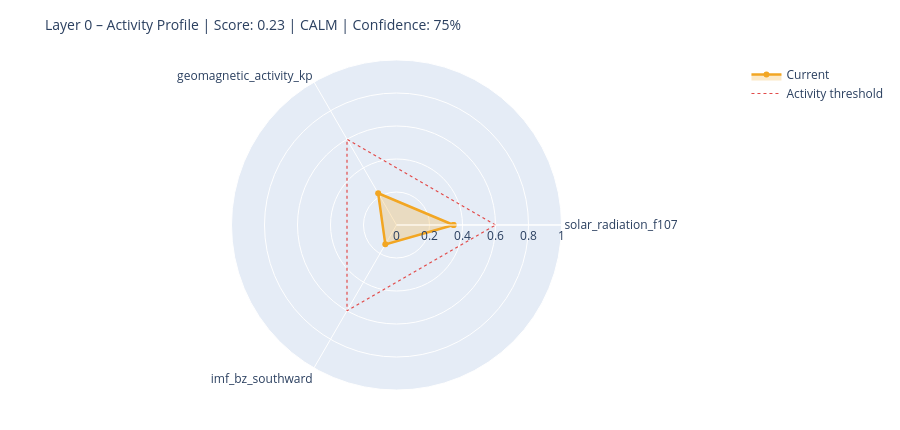

Source (notebook cell):
### Markdown cell above
---
## 6. State Assessment & Handoff to Layer 1

### Code cell
# ============================================================
# STEP 1 – Collect raw values with source modes
# Mode: 'primary' | 'fallback_3h' | 'last_valid' | 'missing'
# ============================================================

def safe_last(df, col):
    if df is None or col not in df.columns: return None
    s = df[col].dropna()
    return float(s.iloc[-1]) if not s.empty else None

f107_now = safe_last(df_f107, 'f10.7')
bz_now   = safe_last(df_mag,  'bz_gsm')
kp_now   = safe_last(df_kp,   'kp')
sw_now   = safe_last(df_sw,   'speed')

source_modes = {
    'F10.7':    'primary'  if f107_now is not None else 'missing',
    'Kp':       'primary'  if kp_now   is not None else 'missing',
    'IMF_Bz':   'primary'  if bz_now   is not None else 'missing',
    'SW_speed': 'primary'  if sw_now   is not None else 'missing',
}

# Kp Fallback – 3h endpoint
if kp_now is None:
    try:
        r = requests.get(
            'https://services.swpc.noaa.gov/json/noaa-planetary-k-index.json',
            timeout=10)
        r.raise_for_status()
        fb = pd.DataFrame(r.json())
        tc = next((c for c in fb.columns if 'time' in c.lower()), fb.columns[0])
        kc = next((c for c in fb.columns if 'kp' in c.lower() and c != tc), None)
        if kc:
            fb[kc] = fb[kc].astype(str).str.extract(r'([0-9]+(?:\.[0-9]*)?)')[0]
            fb[kc] = pd.to_numeric(fb[kc], errors='coerce')
            fb = fb[fb[kc] >= 0].dropna(subset=[kc])
            if not fb.empty:
                kp_now = float(fb[kc].iloc[-1])
                source_modes['Kp'] = 'fallback_3h'
                print(f'  Kp fallback (3h): {kp_now:.1f}')
    except Exception as e:
        print(f'  Kp fallback failed: {e}')

# Solar Wind Fallback – last valid value
if sw_now is None and df_sw is not None and 'speed' in df_sw.columns:
    s = df_sw['speed'].dropna()
    if not s.empty:
        sw_now = float(s.iloc[-1])
        source_modes['SW_speed'] = 'last_valid'
        print(f'  SW fallback (last_valid): {sw_now:.0f} km/s')

print()
print('Source modes:', source_modes)

# ============================================================
# STEP 2 – Score from available components only
# ============================================================

def norm(v, lo, hi):
    if v is None: return None
    return max(0.0, min(1.0, (v - lo) / (hi - lo)))

COMPONENTS = {
    'solar_radiation_f107':    (f107_now, norm(f107_now, 60, 250)),
    'geomagnetic_activity_kp': (kp_now,   norm(kp_now,   0,   9)),
    'imf_bz_southward':        (bz_now,   norm(-(bz_now or 0) if bz_now else None, -5, 30)
                                           if bz_now is not None else None),
    'solar_wind_speed':        (sw_now,   norm(sw_now, 300, 800)),
}

available   = {k: v[1] for k, v in COMPONENTS.items() if v[1] is not None}
unavailable = [k for k, v in COMPONENTS.items() if v[1] is None]

layer0_score = round(sum(available.values()) / len(available), 4) if available else None
confidence   = round(len(available) / len(COMPONENTS), 2)

level = ('unknown'  if layer0_score is None
         else 'calm'     if layer0_score < 0.3
         else 'moderate' if layer0_score < 0.6
         else 'active')

# ============================================================
# STEP 3 – Dominant Driver
# ============================================================

def dominant_driver(kp, f107, bz, sw):
    candidates = []
    if kp   is not None and kp   >= 4:   candidates.append(('geomagnetic',    kp / 9))
    if sw   is not None and sw   >= 500:  candidates.append(('solar_wind',     sw / 800))
    if bz   is not None and bz   <= -5:   candidates.append(('imf_southward',  abs(bz) / 30))
    if f107 is not None and f107 >= 150:  candidates.append(('solar_radiation',f107 / 250))
    return max(candidates, key=lambda x: x[1])[0] if candidates else 'none'

driver = dominant_driver(kp_now, f107_now, bz_now, sw_now)

# ============================================================
# STEP 4 – Downstream expectations
# ============================================================

def downstream_expectation(driver, score, kp, bz, f107):
    exp = {
        'magnetosphere':        'calm',
        'ionosphere':           'calm',
        'schumann_resonance':   'unchanged',
        'lithosphere_currents': 'low',
    }
    if driver == 'geomagnetic' or (kp and kp >= 5):
        exp['magnetosphere']        = 'compressed / storm'
        exp['ionosphere']           = 'elevated disturbance (TEC variability)'
        exp['schumann_resonance']   = 'elevated amplitude possible'
        exp['lithosphere_currents'] = 'elevated induction currents'
    elif driver == 'imf_southward' or (bz and bz <= -5):
        exp['magnetosphere']        = 'energy coupling active'
        exp['ionosphere']           = 'elevated electron density possible'
        exp['schumann_resonance']   = 'slight modulation possible'
    elif driver == 'solar_radiation' or (f107 and f107 >= 150):
        exp['ionosphere']           = 'elevated ionization (F-layer)'
        exp['schumann_resonance']   = 'slightly elevated background activity'
    return exp

downstream = downstream_expectation(driver, layer0_score, kp_now, bz_now, f107_now)

# ============================================================
# CONSOLE OUTPUT
# ============================================================

W = 58
print('=' * W)
print('LAYER 0 – STATE ASSESSMENT')
print('=' * W)
for name, (raw_v, score_v) in COMPONENTS.items():
    if score_v is not None:
        bar = '█' * int(score_v * 20) + '░' * (20 - int(score_v * 20))
        print(f'  {name:<35}  {bar}  {score_v:.2f}')
    else:
        print(f'  {name:<35}  {"─" * 20}  n/a')
print('-' * W)
print(f'  Score ({len(available)}/{len(COMPONENTS)} components):  {layer0_score:.3f}')
print(f'  Confidence:         {confidence:.0%}')
print(f'  Level:              {level.upper()}')
print(f'  Dominant Driver:    {driver}')

# Radar chart
cats = list(available.keys())
vals = list(available.values())
if len(cats) >= 3:
    fig = go.Figure()
    fig.add_trace(go.Scatterpolar(
        r=vals + [vals[0]], theta=cats + [cats[0]],
        fill='toself', fillcolor='rgba(242,166,35,0.25)',
        line=dict(color='#F2A623', width=2.5), name='Current'
    ))
    fig.add_trace(go.Scatterpolar(
        r=[0.6] * (len(cats) + 1), theta=cats + [cats[0]],
        line=dict(color='#E24B4A', dash='dot', width=1.2),
        mode='lines', name='Activity threshold'
    ))
    fig.update_layout(
        title=dict(text=f'Layer 0 – Activity Profile | Score: {layer0_score:.2f} | {level.upper()} | Confidence: {confidence:.0%}',
                   font=dict(size=14)),
        polar=dict(radialaxis=dict(visible=True, range=[0, 1])),
        height=430, showlegend=True,
        margin=dict(l=60, r=60, t=60, b=40)
    )
    fig.show()

### Figure 1 — Plotly figure (JSON) as saved in the notebook; plotly's stock layout.template omitted (floating-point values rounded to 4 significant figures)
{"data": [{"fill": "toself", "fillcolor": "rgba(242,166,35,0.25)", "line": {"color": "#F2A623", "width": 2.5}, "name": "Current", "r": [0.3457, 0.2222, 0.1354, 0.3457], "theta": ["solar_radiation_f107", "geomagnetic_activity_kp", "imf_bz_southward", "solar_radiation_f107"], "type": "scatterpolar"}, {"line": {"color": "#E24B4A", "dash": "dot", "width": 1.2}, "mode": "lines", "name": "Activity threshold", "r": [0.6, 0.6, 0.6, 0.6], "theta": ["solar_radiation_f107", "geomagnetic_activity_kp", "imf_bz_southward", "solar_radiation_f107"], "type": "scatterpolar"}], "layout": {"height": 430, "margin": {"b": 40, "l": 60, "r": 60, "t": 60}, "polar": {"radialaxis": {"range": [0, 1], "visible": true}}, "showlegend": true, "title": {"font": {"size": 14}, "text": "Layer 0 – Activity Profile | Score: 0.23 | CALM | Confidence: 75%"}}}
